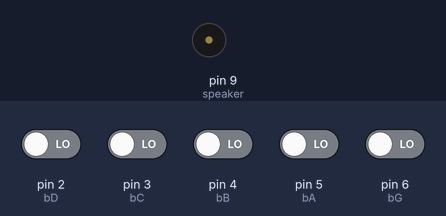
Recording of a sketch running on a simulated Arduino Uno, built with avr-gcc and run on an emulated ATmega328P. Parts: buzzer (waves = sounding). Inputs (shaded band) come from the test bench; at power-on: pin 2 (bD), pin 3 (bC), pin 4 (bB), pin 5 (bA), pin 6 (bG) LOW.

Above: at 1.2 s.
1.3 s: pin 2 (bD) driven HIGH
At 1.7 s:
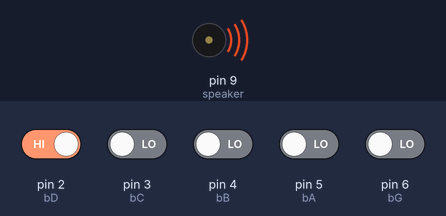
2.8 s: pin 2 (bD) driven LOW
At 4.0 s:
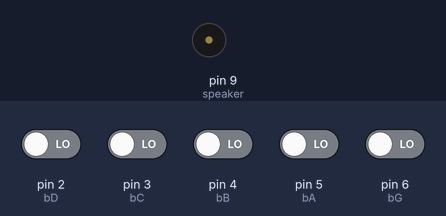
4.3 s: pin 3 (bC) driven HIGH
At 5.2 s:
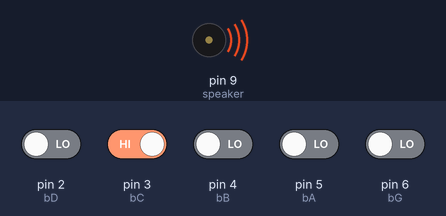
Timing chart, 0 to 7.3 s (numbered marks = the images above; inputs shaded):
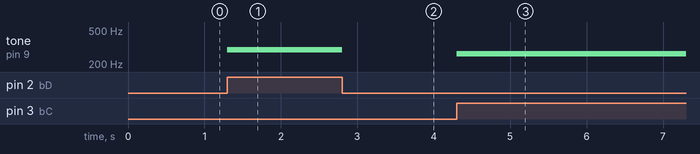

The sketch:

piano.ino
```cpp
/*
 Frequencies:
 NOTE_B0  31
 NOTE_C1  33
 NOTE_CS1 35
 NOTE_D1  37
 NOTE_DS1 39
 NOTE_E1  41
 NOTE_F1  44
 NOTE_FS1 46
 NOTE_G1  49
 NOTE_GS1 52
 NOTE_A1  55
 NOTE_AS1 58
 NOTE_B1  62
 NOTE_C2  65
 NOTE_CS2 69
 NOTE_D2  73
 NOTE_DS2 78
 NOTE_E2  82
 NOTE_F2  87
 NOTE_FS2 93
 NOTE_G2  98
 NOTE_GS2 104
 NOTE_A2  110
 NOTE_AS2 117
 NOTE_B2  123
 NOTE_C3  131
 NOTE_CS3 139
 NOTE_D3  147
 NOTE_DS3 156
 NOTE_E3  165
 NOTE_F3  175
 NOTE_FS3 185
 NOTE_G3  196
 NOTE_GS3 208
 NOTE_A3  220
 NOTE_AS3 233
 NOTE_B3  247
 NOTE_C4  262
 NOTE_CS4 277
 NOTE_D4  294
 NOTE_DS4 311
 NOTE_E4  330
 NOTE_F4  349
 NOTE_FS4 370
 NOTE_G4  392
 NOTE_GS4 415
 NOTE_A4  440
 NOTE_AS4 466
 NOTE_B4  494
 NOTE_C5  523
 NOTE_CS5 554
 NOTE_D5  587
 NOTE_DS5 622
 NOTE_E5  659
 NOTE_F5  698
 NOTE_FS5 740
 NOTE_G5  784
 NOTE_GS5 831
 NOTE_A5  880
 NOTE_AS5 932
 NOTE_B5  988
 NOTE_C6  1047
 NOTE_CS6 1109
 NOTE_D6  1175
 NOTE_DS6 1245
 NOTE_E6  1319
 NOTE_F6  1397
 NOTE_FS6 1480
 NOTE_G6  1568
 NOTE_GS6 1661
 NOTE_A6  1760
 NOTE_AS6 1865
 NOTE_B6  1976
 NOTE_C7  2093
 NOTE_CS7 2217
 NOTE_D7  2349
 NOTE_DS7 2489
 NOTE_E7  2637
 NOTE_F7  2794
 NOTE_FS7 2960
 NOTE_G7  3136
 NOTE_GS7 3322
 NOTE_A7  3520
 NOTE_AS7 3729
 NOTE_B7  3951
 NOTE_C8  4186
 NOTE_CS8 4435
 NOTE_D8  4699
 NOTE_DS8 4978
 */


//Define variables, change values here

//Assign notes to digital pins
int bG = 6;
int bA = 5;
int bB = 4;
int bC = 3;
int bD = 2;

//Assign speaker to digital pin
int speaker = 9;

//Initially set the state of each note to 0 (or "low")
int gstate = 0;
int astate = 0;
int bstate = 0;
int cstate = 0;
int dstate = 0;

int curtone = 0;

//Set the frequency of tones. Change these to change frequencies (you can reference table above)
int gTone = 196;
int aTone = 220;
int bTone = 247;
int cTone = 262;
int dTone = 294;

void setup() {
  // put your setup code here, to run once:

  //Set each pin connected to switch as input
  pinMode(bG, INPUT);
  pinMode(bA, INPUT);
  pinMode(bB, INPUT);
  pinMode(bC, INPUT);
  pinMode(bD, INPUT);

  // Set pin connected to speaker as output
  pinMode(speaker, OUTPUT);

  // Part of Serial Montior Testing, uncomment to test
  //Serial.begin(9600);
}

void loop() {
  // put your main code here, to run repeatedly:

  // Set each variable to read state of respective input pin
  gstate = digitalRead(bG);
  astate = digitalRead(bA);
  bstate = digitalRead(bB);
  cstate = digitalRead(bC);
  dstate = digitalRead(bD);

  // Serial Montitor to check the state of each digital read
  //Serial.println(gstate);

  //If any of the digial reads as high, then statements in container will execute
  if((gstate == HIGH) || (astate == HIGH) || (bstate == HIGH) || (cstate == HIGH) || (dstate == HIGH)) {
      // curtone will be set to the tone associated with the pressed button
      if(gstate == HIGH) {
        curtone = gTone;
      }
      if(astate == HIGH) {
        curtone = aTone;
      }
      if(bstate == HIGH) {
        curtone = bTone;
      }
      if(cstate == HIGH) {
        curtone = cTone;
      }
      if(dstate == HIGH) {
        curtone = dTone;
      }

      // tone will play on speaker
      tone(speaker, curtone);
  }

  else {
    // speaker off if no button pressed
    noTone(speaker);
  }


}
```

Measured:
- after the input at 1.3 s, tone on pin 9 (speaker): silent → 294 Hz at once
- after the input at 2.8 s, tone on pin 9 (speaker): 294 Hz → silent at once
- after the input at 4.3 s, tone on pin 9 (speaker): silent → 262 Hz at once
